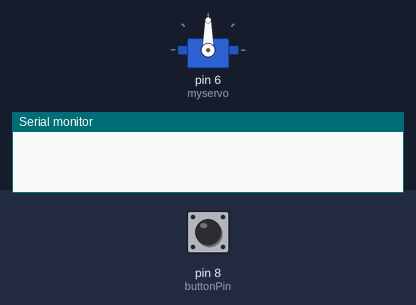
A sketch run on a simulated Arduino Uno, built with avr-gcc and run on an emulated ATmega328P. On the bench: servo, the last lines printed to the serial monitor. The test bench sets the inputs (shaded band); at power-on: pin 8 (buttonPin) HIGH.

Above: at 1.2 s.
1.3 s: pin 8 (buttonPin) pulled LOW for 0.15 s
At 2.1 s:
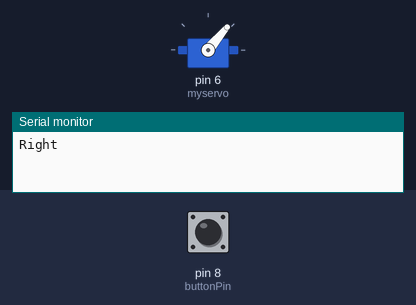
At 3.9 s:
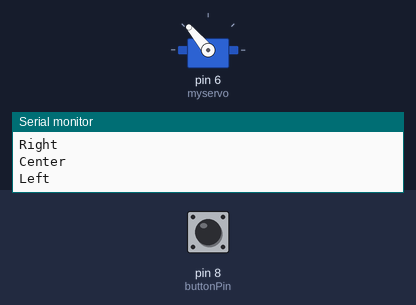
4.4 s: pin 8 (buttonPin) pulled LOW for 3.2 s
Timing chart, 0 to 15.1 s (numbered marks = the images above; inputs shaded):
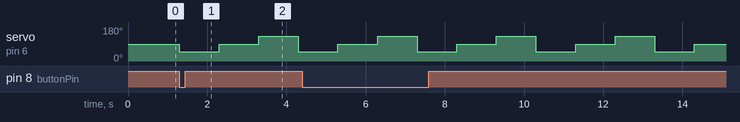

Measured:
- after the input at 1.3 s, servo on pin 6 (myservo): 90° → 50° at once, → 90° 1.0 s later, → 130° 1.0 s later, → 50° 1.0 s later

The sketch:

servo.ino
```cpp
#include <Servo.h>

Servo myservo;

const int sMin = 50, sCenter = 90, sMax = 130;
const int buttonPin = 8;
bool pushEd = false; // button state
int pushEs = 0; // button state counter

void setup(){
  pinMode(buttonPin, INPUT_PULLUP);
  myservo.attach(6);
  Serial.begin(9600);
}

void loop(){
  if(digitalRead(buttonPin) == LOW){ // save button state
    pushEd = true;
    pushEs++;
    if(pushEs == 2){ // kill switch
      pushEd = false;
    }
  }
  if(pushEd == true){
    Serial.println("Right");
    myservo.write(sMin);
    delay(1000);
    Serial.println("Center");
    myservo.write(sCenter);
    delay(1000);
    Serial.println("Left");
    myservo.write(sMax);
    delay(1000);
  }
  if(pushEd == false && pushEs > 1){
    Serial.println("Killed");
  }
}
```
